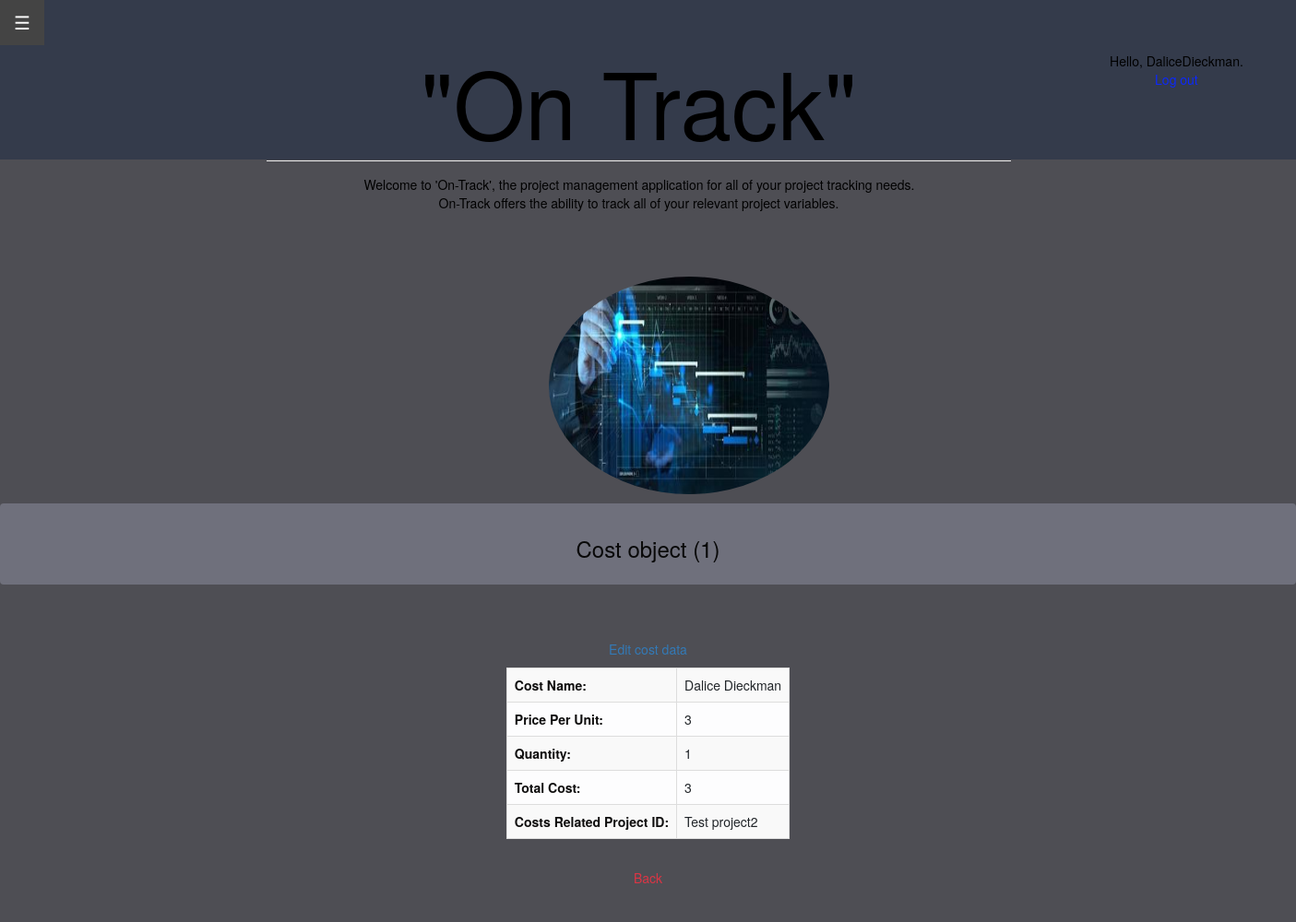
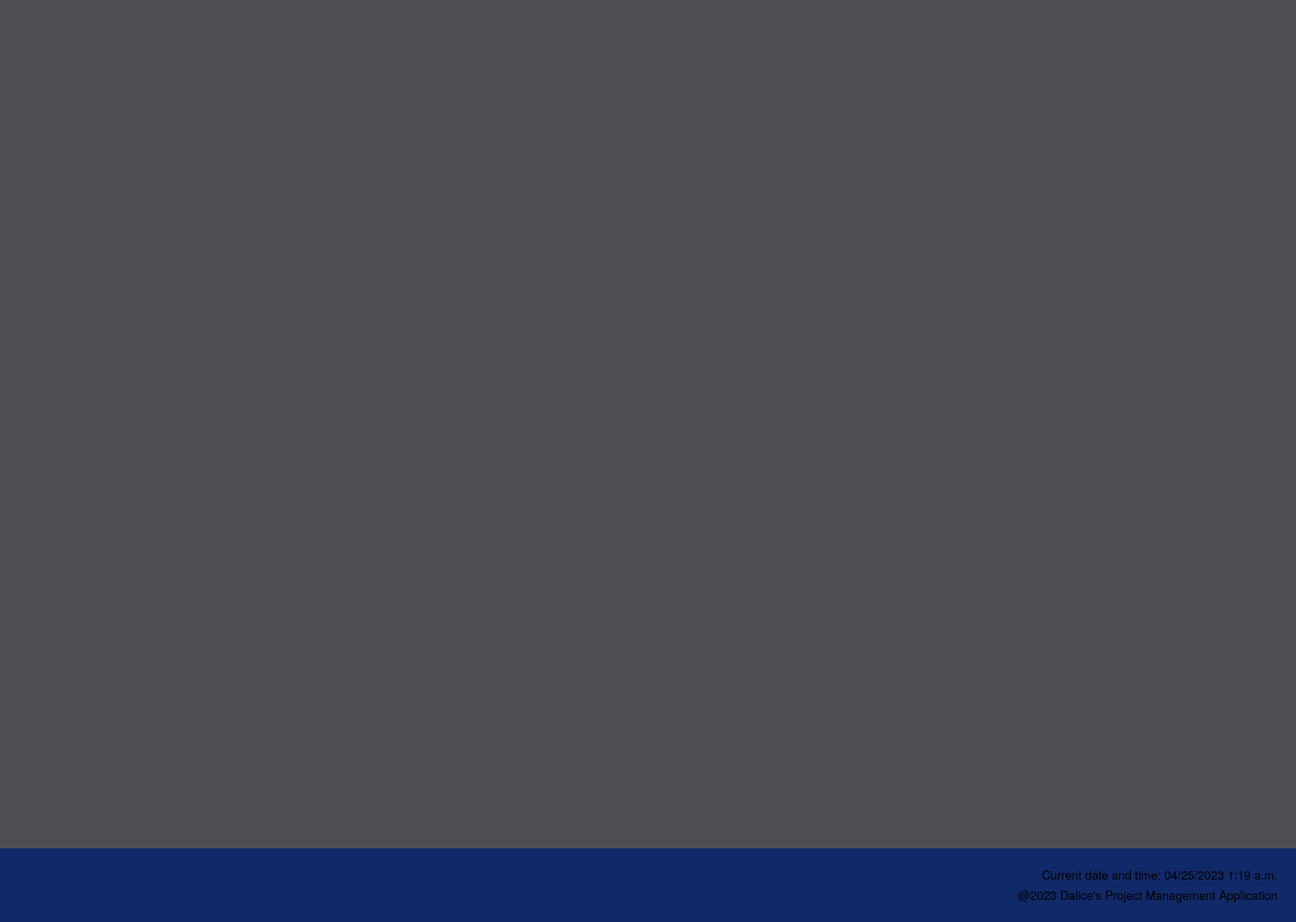
The page /costs/1 (signed in) on the database its author committed (2 pictures, top to bottom).
### project_app/models.py (models this page shows, shortened)
class Cost(models.Model):
    id = models.AutoField(primary_key=True, unique=True)
    name = models.CharField(max_length=100, null=True)
    Price_per = models.IntegerField(null=False)
    quantity = models.IntegerField(null=False)
    tot_cost = models.IntegerField(null=False)
    project_ID = models.ForeignKey(Project, on_delete=models.CASCADE)

class Project(models.Model):
    id = models.AutoField(primary_key=True, unique=True)
    project_name = models.CharField(max_length=100, null=True)
    start_date = models.DateField(auto_now_add=True)
    hourly_rate = models.IntegerField(null = True)
    pm_id = models.ForeignKey(User, on_delete=models.CASCADE, null=True)
    client_name = models.ForeignKey(Client, on_delete=models.CASCADE, null=True)
    project_description = models.CharField(null=True, max_length=1000)
    def __str__(self):
        return self.project_name

### project_app/views.py (the view)
# urls.py: path('costs/<int:cost_ID>', views.cost, name='cost'),
@login_required
def cost(request, cost_ID):
    cost_ = Cost.objects.get(id=cost_ID)
    context = {'cost': cost_}
    return render(request, 'project_app/cost.html', context)

### project_app/templates/project_app/cost.html
{% extends 'project_app/base.html' %}
{% block content %}
<body style="background-color:#f6faf7">
<div class="alert alert-dark" role="alert" style="background-color: rgb(111, 112, 124);">
<center><h3 style="color:rgb(14, 13, 13)"><span style="color:rgb(8, 8, 8)">{{ cost }}</span></h3></center>
</div>
<center>
<table style="width: 90%" class="table table-light table-striped table-bordered table-hover w-auto">
    <tr><th style="text-align: left; color:rgb(14, 13, 13)">Cost Name:</th>
    <td> {{ cost.name }} </td></tr>
    <tr><th style="text-align: left; color:rgb(14, 13, 13)">Price Per Unit:</th>
    <td> {{ cost.Price_per }} </td></tr>
    <tr><th style="text-align: left; color:rgb(14, 13, 13)">Quantity:</th>
    <td> {{ cost.quantity }} </td></tr>
    <tr><th style="text-align: left; color:rgb(14, 13, 13)">Total Cost:</th>
    <td> {{ cost.tot_cost }} </td></tr>
    <tr><th style="text-align: left; color:rgb(14, 13, 13)">Costs Related Project ID:</th>
    <td> {{ cost.project_ID }} </td></tr>
    <br><br>
    <p><a href="{% url 'project_app:edit_cost' cost.id %}">Edit cost data</a></p>
</table>
<div style="padding:5px"><a href="{% url 'project_app:costs' %}" class="btn btn-outline-danger" role="button" aria-pressed="true">Back</a></div>
</center>
</body>
{% endblock content %}

### project_app/templates/project_app/base.html (shortened to what this page needs)
<!DOCTYPE html>
{% load static %}
<html>
    <head>
        <div class="header">
        </div>
        <div class="second-header">
        </div>
        <link rel="stylesheet" href="https://stackpath.bootstrapcdn.com/bootstrap/4.3.1/css/bootstrap.min.css">
        <link rel="stylesheet" href="https://maxcdn.bootstrapcdn.com/bootstrap/3.4.1/css/bootstrap.min.css">
    </head>
    <head>
        <link rel="stylesheet" href="https://maxcdn.bootstrapcdn.com/bootstrap/3.4.1/css/bootstrap.min.css">
    </head>
        <body style="color: black;"></body><br><br>
    <div id="main">
        <button class="openbtn" onclick="openNav()">&#9776; </button>
    </div>
    <body>
        <div style = "text-align: center;">
    <div id="content" name="content" class="main">
        <div class="row justify-content-center">
            <div class="col-8">
                <h1 class = "mt-2" style="font-size: 100px;">"On Track"</h1>
                <hr class = "mt-0 mb-4">
                <p class = "indent"> Welcome to 'On-Track', the project management application for all of your project tracking needs.<br>
                    On-Track offers the ability to track all of your relevant project variables.
                <br>
                <div style="position: absolute; top: 0; right: -250px;" class="btn btn-outline-dark btn-rounded" data-mdb-ripple-color="dark">
                    {% if user.is_authenticated %}
                    <div style="color: #000000;">Hello, {{ user.username }}.</div>
                        <a style="color: #0d29f8;"  href="{% url 'users:logout' %}">Log out</a>
                    {% else %}
                        <a style="color: #0d29f8;" href="{% url 'users:register' %}">Register</a> -
                        <a style="color: #0d29f8;" href="{% url 'users:login' %}">Log in</a>
                    {% endif %}
                </div>
                <br><br><br>
                <div class = "container">
                    <div class = "image-container">
                        {% load static %} <img src = "{% static 'project_app/media/Home_page.jpg'  %}"  class = "img-circle" alt = "AWS Logo" width = "304" height = "236">
                    </div>
                </div>
                </p>
            </div>
        <div id = "content" name = "content" class="main">
        </div>
        </div>
    </div>
    </body>
        <body>
        </body>
        <footer>
            <p class = "p">Current date and time: {% now "SHORT_DATETIME_FORMAT" %} </p>
            <p class = "p">@2023 Dalice's Project Management Application</p>
        </footer>
        </html>
    {% block content %}
  {% endblock content %}

### project_app/templates/project_app/base.html (style rules this page uses)
.header { position: absolute; top: 0; left: 0; width: 100%; height: 2000px; background-color: #4e4e54; color: #fff; text-align: center; padding: 20px; box-sizing: border-box; z-index: -5; }
.second-header { position: absolute; z-index: -3; top: 0; left: 0; background-color:#333a4bea; color: #333; padding: 10px; height: 173px; width: 100%; }
.openbtn { font-size: 20px; cursor: pointer; background-color: #111; color: white; padding: 10px 15px; border: none; }
.main { margin-left:160px; padding: 0px 10px; }
h1 { font-family: 'Times New Roman', Times, serif; font-size: 50px; font-weight: bolder; color: #040404; }
.image-container { float: right; margin: 0 0 0 -225px; }
.container { display: flex; flex-direction: column; }
.indent { text-indent: 1px; }
footer { position: fixed; bottom: 0; width: 100%; height: 80px; background-color: #0c276aea; color: #000000; text-align: right; padding: 20px; position: fixed; left: 0; font-size: small; }
.p { margin-bottom: 0.3em; }

### rows shown on the page
Cost: id "Cost object (1)", name "Dalice Dieckman", Price_per "3", quantity "1", tot_cost "3", project_ID "Test project2"

### other values the page prints
{{ user.username }} "DaliceDieckman"
